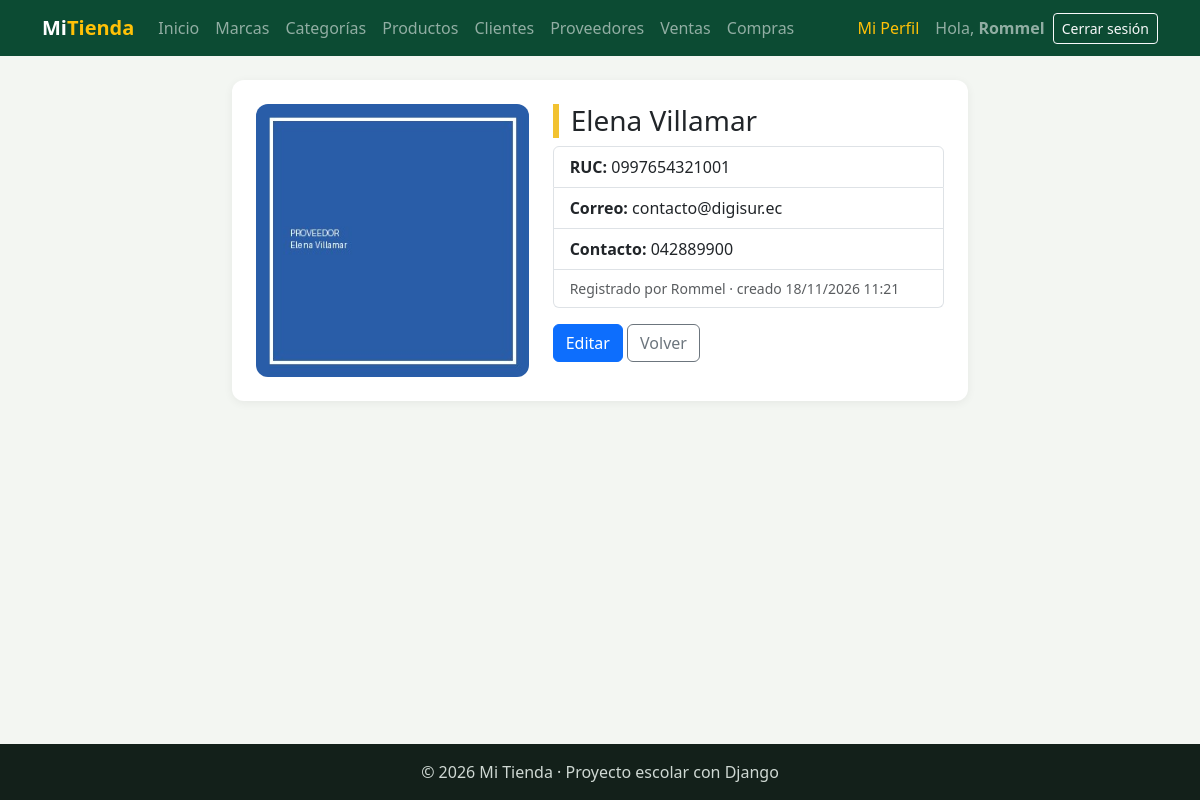
The app's page /facturacion/proveedores/2/ (signed in) with its own data.
### facturacion/models.py (models this page shows)
class ModeloBase(models.Model):
    user = models.ForeignKey(
        User,
        on_delete=models.SET_NULL,
        null=True,
        blank=True,
        editable=False,
        related_name="%(class)s_registrados",
        verbose_name="Registrado por",
    )
    fecha_creacion = models.DateTimeField("Fecha de creación", auto_now_add=True)
    fecha_modificacion = models.DateTimeField("Última modificación", auto_now=True)
    class Meta:
        abstract = True

class Proveedor(ModeloBase):
    nombre = models.CharField(max_length=80)
    apellido = models.CharField(max_length=80)
    ruc = models.CharField("RUC", max_length=13, unique=True)
    email = models.EmailField("Correo", blank=True)
    contacto = models.CharField("Teléfono de contacto", max_length=15, blank=True)
    logo = models.ImageField(upload_to="proveedores/", blank=True)
    class Meta:
        verbose_name = "Proveedor"
        verbose_name_plural = "Proveedores"
        ordering = ["nombre", "apellido"]
    def __str__(self):
        return f"{self.nombre} {self.apellido}"

### facturacion/views.py (the view)
# urls.py: path("proveedores/<int:pk>/", views.ProveedorDetailView.as_view(), name="proveedor_detalle"),
class ProveedorDetailView(LoginRequiredMixin, DetailView):
    model = Proveedor
    template_name = "facturacion/proveedor_detalle.html"
    context_object_name = "proveedor"

### facturacion/templates/facturacion/proveedor_detalle.html (shortened to what this page needs)
{% extends "base.html" %}
{% block contenido %}
<div class="row justify-content-center">
    <div class="col-lg-8">
        <div class="tarjeta">
            <div class="row g-4">
                <div class="col-md-5">
                    {% if proveedor.logo %}
                        <img src="{{ proveedor.logo.url }}" alt="{{ proveedor }}" class="foto-grande">
                    {% else %}
                        <div class="foto-grande d-grid text-muted" style="place-items:center">Sin logo</div>
                    {% endif %}
                </div>
                <div class="col-md-7">
                    <h1 class="h3 titulo-pagina">{{ proveedor }}</h1>
                    <ul class="list-group mb-3">
                        <li class="list-group-item"><b>RUC:</b> {{ proveedor.ruc }}</li>
                        <li class="list-group-item"><b>Correo:</b> {{ proveedor.email|default:"-" }}</li>
                        <li class="list-group-item"><b>Contacto:</b> {{ proveedor.contacto|default:"-" }}</li>
                        <li class="list-group-item small text-muted">
                            Registrado por {{ proveedor.user|default:"-" }} · creado {{ proveedor.fecha_creacion|date:"d/m/Y H:i" }}
                        </li>
                    </ul>
                    <a href="{% url 'facturacion:proveedor_editar' proveedor.pk %}" class="btn btn-primary">Editar</a>
                    <a href="{% url 'facturacion:proveedor_lista' %}" class="btn btn-outline-secondary">Volver</a>
                </div>
            </div>
        </div>
    </div>
</div>
{% endblock %}

### templates/base.html (shortened to what this page needs)
{% load static %}
<!DOCTYPE html>
<html lang="es">
<head>
    <link href="https://cdn.jsdelivr.net/npm/bootstrap@5.3.3/dist/css/bootstrap.min.css" rel="stylesheet">
    <link rel="stylesheet" href="{% static 'css/estilos.css' %}">
</head>
<body>
<nav class="navbar navbar-expand-lg navbar-dark barra">
    <div class="container">
        <a class="navbar-brand fw-bold" href="{% url 'home' %}">Mi<span class="text-warning">Tienda</span></a>
        <div class="collapse navbar-collapse" id="menu">
            <ul class="navbar-nav me-auto">
                <li class="nav-item"><a class="nav-link" href="{% url 'home' %}">Inicio</a></li>
                {% if user.is_authenticated %}
                    <li class="nav-item"><a class="nav-link" href="{% url 'facturacion:marca_lista' %}">Marcas</a></li>
                    <li class="nav-item"><a class="nav-link" href="{% url 'facturacion:categoria_lista' %}">Categorías</a></li>
                    <li class="nav-item"><a class="nav-link" href="{% url 'facturacion:producto_lista' %}">Productos</a></li>
                    <li class="nav-item"><a class="nav-link" href="{% url 'facturacion:cliente_lista' %}">Clientes</a></li>
                    <li class="nav-item"><a class="nav-link" href="{% url 'facturacion:proveedor_lista' %}">Proveedores</a></li>
                    <li class="nav-item"><a class="nav-link" href="{% url 'facturacion:venta_lista' %}">Ventas</a></li>
                    <li class="nav-item"><a class="nav-link" href="{% url 'facturacion:compra_lista' %}">Compras</a></li>
                {% endif %}
            </ul>
            <ul class="navbar-nav align-items-lg-center gap-2">
                {% if user.is_authenticated %}
                    <li class="nav-item"><a class="nav-link text-warning" href="{% url 'facturacion:mi_perfil' %}">Mi Perfil</a></li>
                    <li class="nav-item navbar-text">Hola, <b>{{ user.username }}</b></li>
                    <li class="nav-item">
                        <form method="post" action="{% url 'logout' %}" class="d-inline">
                            <button type="submit" class="btn btn-sm btn-outline-light">Cerrar sesión</button>
                        </form>
                    </li>
                {% else %}
                    <li class="nav-item"><a class="nav-link" href="{% url 'login' %}">Ingresar</a></li>
                    <li class="nav-item"><a class="btn btn-sm btn-warning" href="{% url 'registro' %}">Crear cuenta</a></li>
                {% endif %}
            </ul>
        </div>
    </div>
</nav>
<main class="container py-4">
    {% block contenido %}{% endblock %}
</main>
<footer class="pie text-center py-3">© 2026 Mi Tienda · Proyecto escolar con Django</footer>
</body>
</html>

### static/css/estilos.css (style rules this page uses)
:root { --verde: #0c4b33; --verde-claro: #2f9e6e; --amarillo: #f2c230; }
body { background-color: #f3f6f2; min-height: 100vh; display: flex; flex-direction: column; }
main { flex: 1; }
.barra { background-color: var(--verde); }
.titulo-pagina { border-left: 6px solid var(--amarillo); padding-left: 12px; }
.tarjeta { background: white; border-radius: 12px; padding: 24px; box-shadow: 0 2px 10px rgba(0,0,0,.06); }
.pie { background-color: #13201a; color: #cfd8d3; }
.foto-grande { width: 100%; max-height: 320px; object-fit: contain; border-radius: 12px; background: #f8f9fa; }

### records on screen
Proveedor: logo (picture), nombre+apellido "Elena Villamar", ruc "0997654321001", email "contacto@digisur.ec", contacto "042889900", user "Rommel", fecha_creacion "18/11/2026 11:21"

### other values on screen
{{ user.username }} "Rommel"
